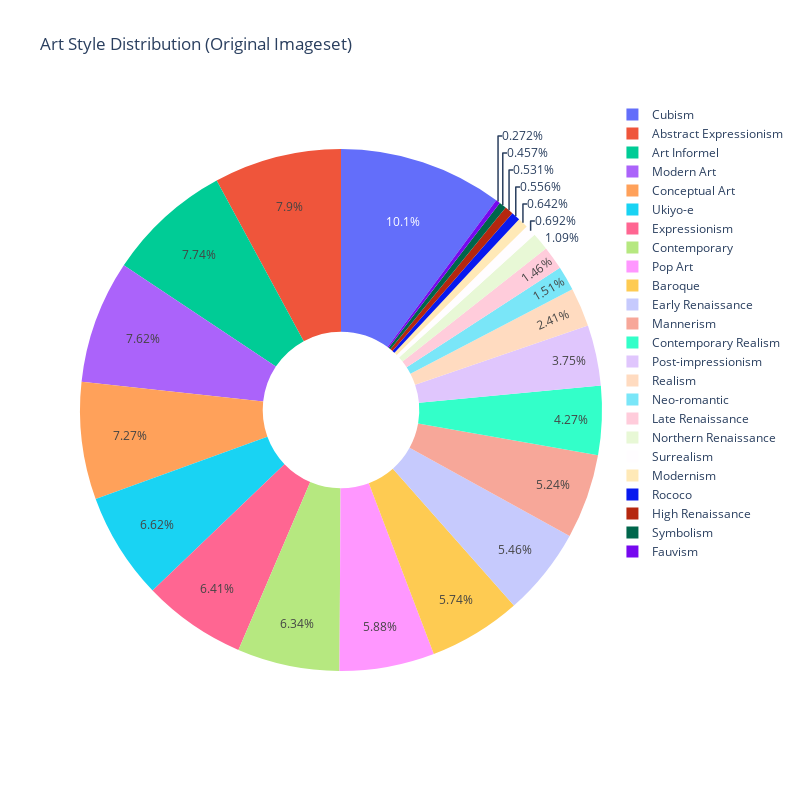

The notebook cell this image was saved under:
### Markdown cell above
Visualization of Art Style distribution before augmentation.

### Code cell
def plot_style_pie(df):
    """
    Creates an interactive pie chart of art style distribution using Plotly
    """
    style_counts = df['Style'].value_counts()
    
    fig = go.Figure(data=[go.Pie(
        labels=style_counts.index,
        values=style_counts.values,
        hole=.3,
        hovertemplate="<b>%{label}</b><br>" +
                      "Count: %{value}<br>" +
                      "Percentage: %{percent}<extra></extra>"
    )])
    
    fig.update_layout(
        title="Art Style Distribution (Original Imageset)",
        width=800,
        height=800
    )
    return fig


#Usage:
plot_style_pie(imgs_filtered)

### Figure 1 — Plotly figure (JSON) as saved in the notebook; plotly's stock layout.template omitted (floating-point values rounded to 4 significant figures)
{"data": [{"hole": 0.3, "hovertemplate": "<b>%{label}</b><br>Count: %{value}<br>Percentage: %{percent}<extra></extra>", "labels": ["Cubism", "Abstract Expressionism", "Art Informel", "Modern Art", "Conceptual Art", "Ukiyo-e", "Expressionism", "Contemporary", "Pop Art", "Baroque", "Early Renaissance", "Mannerism", "Contemporary Realism", "Post-impressionism", "Realism", "Neo-romantic", "Late Renaissance", "Northern Renaissance", "Surrealism", "Modernism", "Rococo", "High Renaissance", "Symbolism", "Fauvism"], "type": "pie", "values": [821, 640, 627, 617, 589, 536, 519, 513, 476, 465, 442, 424, 346, 304, 195, 122, 118, 88, 56, 52, 45, 43, 37, 22]}], "layout": {"height": 800, "title": {"text": "Art Style Distribution (Original Imageset)"}, "width": 800}}
